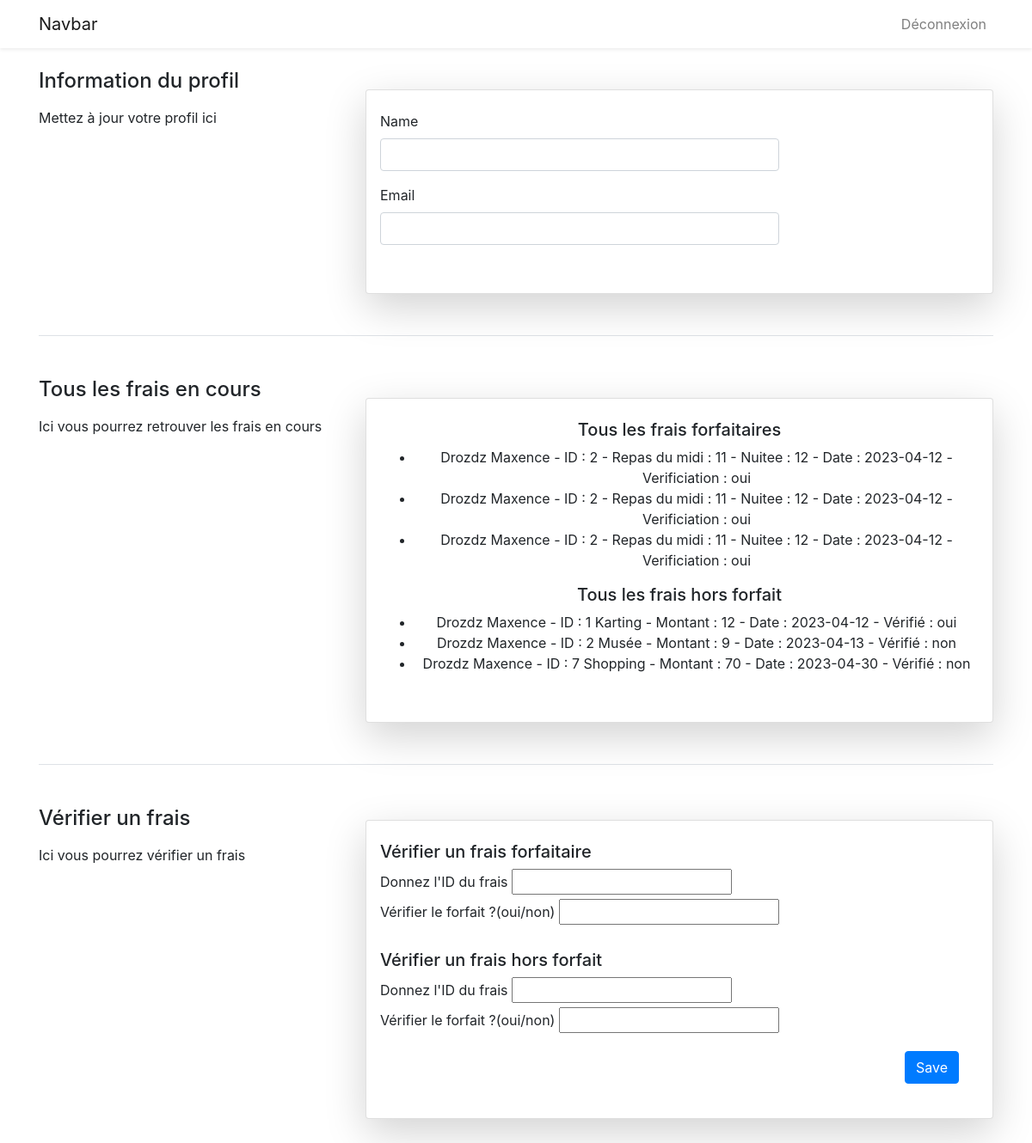
Screenshot of /projet/dist/profilComptable.php with the database file from the repository.
### tables this page shows
CREATE TABLE `user` (
  `id_user` int(11) NOT NULL,
  `nom` varchar(45) NOT NULL,
  `prenom` varchar(45) NOT NULL,
  `mail` varchar(45) NOT NULL,
  `mdp` varchar(256) NOT NULL,
  `rang` int(45) NOT NULL
);

CREATE TABLE `frais_forfait` (
  `id_frais` int(11) NOT NULL,
  `repas_midi` int(11) NOT NULL DEFAULT 0,
  `nuitee` int(11) NOT NULL DEFAULT 0,
  `km` int(11) NOT NULL DEFAULT 0,
  `date` date DEFAULT NULL,
  `fk_user` int(11) NOT NULL,
  `verification` varchar(11) NOT NULL DEFAULT 'non'
);

CREATE TABLE `frais_hors_forfait` (
  `id_frais2` int(11) NOT NULL,
  `libelle` varchar(45) NOT NULL,
  `montant` int(11) NOT NULL,
  `date_hors_forfait` date NOT NULL,
  `fk_utilisateur` int(11) NOT NULL,
  `verif` varchar(45) NOT NULL DEFAULT 'non'
);

### projet/dist/bdd.php (called while the page is built, shortened)
<?php
function connectBdd() {
    $dsn = 'mysql:dbname=projet_remboursement;host=127.0.0.1';
    $user = 'root';
    $password = '';
    $dbh = new PDO($dsn, $user, $password);
    return $dbh;
}
function getUserByLogin($login) {
    $bdd = connectBdd();
    $req = $bdd->prepare("SELECT *  FROM user where mail = :mail");
    $req->execute(array(  ":mail" => $login ));
    return $req->fetch();
}
function getFraisAll() {
    $bdd = connectBdd();
    $req = $bdd->prepare("SELECT nom,prenom,verification,libelle, montant, date_hors_forfait, repas_midi,nuitee,km,date,verif,id_frais,id_frais2  FROM user INNER JOIN frais_hors_forfait on fk_utilisateur = id_user INNER JOIN
    frais_forfait on fk_user = id_user");
    $req->execute(array());
    return $req->fetchAll();
}

### projet/dist/profilComptable.php (the view, shortened to what this page needs)
<?php
require_once "bdd.php";
$allFrais = getFraisAll();
$user = getUserByLogin($_SESSION['mail']);
?>
<head>
      <link rel="stylesheet" href="https://stackpath.bootstrapcdn.com/bootstrap/4.5.2/css/bootstrap.min.css">
   </head>
   <body  style="min-height:90vh;">
      <div id="app">
         <nav class="navbar navbar-expand-md navbar-light bg-white shadow-sm">
            <div class="container">
               <a class="navbar-brand" href="#">
               Navbar
               </a>
               <div class="collapse navbar-collapse" id="navbarSupportedContent">
                  <ul class="navbar-nav ml-auto">
                     <li class="nav-item">
                        <a class="nav-link" href="deco.php">Déconnexion</a>
                     </li>
                  </ul>
               </div>
            </div>
         </nav>
         <main class="py-4">
            <div class="container">
               <div class="row justify-content-center">
                  <div class="col-lg-4">
                     <h4 class="pb-2">
                        Information du profil
                     </h4>
                     <span class="text-justify mb-3" style="padding-top:-3px;">Mettez à jour votre profil ici<br></span>
                  </div>
                  <div class="col-lg-8 text-center pt-2">
                     <div class="card py-4 mb-5 mt-md-3 bg-white rounded " style="box-shadow: 0 1rem 3rem rgba(0, 0, 0, 0.175)">
                        <form method ="POST" action="">
                            <div class="form-group px-3">
                              <label for="displayName" class="col-12 text-left pl-0">Name</label>
                              <input type="text" class="col-md-8 form-control" value ="<?php echo $user['nom']." ".$user['prenom'];?>" >
                              <label for="email" class="pt-3 col-12 text-left pl-0">Email</label>
                              <input type="email" class="col-md-8 form-control"  value="<?php echo $user['mail'];?>">
                            </div>
                        </form>
                     </div>
                  </div>
               </div>
               <div class="border-bottom border-grey"></div>
               <div class="row justify-content-center pt-5">
                  <div class="col-lg-4">
                     <h4 class="pb-2">
                     Tous les frais en cours</h4>
                     <span class="text-justify" style="padding-top:-3px;">Ici vous pourrez retrouver les frais en cours</span>
                  </div>
                  <div class="col-lg-8 text-center pt-2">
                     <div class="card py-4 mb-5 mt-md-3 bg-white rounded" style="box-shadow: 0 1rem 3rem rgba(0, 0, 0, 0.175)">
                        <form method="POST" action="">
                            <div class="form-group px-3">
                           <h5>Tous les frais forfaitaires</h5>
                           <ul>
                           <?php
                           foreach ($allFrais as $f)
                               echo "<li>".$f['nom']." ".$f['prenom']." - ID : ".$f['id_frais']." - Repas du midi : ".$f['repas_midi']." - Nuitee : ".$f['nuitee']." - Date : ".$f['date']." - Verificiation : ".
                               $f['verification']."
                               </li>";
                              ?>
                           </ul>
                           <h5>Tous les frais hors forfait</h5>
                           <ul>
                           <?php
                           foreach ($allFrais as $f)
                           echo "<li>".$f['nom']." ".$f['prenom']." - ID : ".$f['id_frais2']." ".$f['libelle']." - Montant : ".$f['montant']." - Date : ".$f['date_hors_forfait']." - Vérifié : ".$f['verif']."
                           </li>" ;
                              ?>
                           </ul>
                            </div>
                        </form>
                     </div>
                  </div>
               </div>
               <div class="border-bottom border-grey"></div>
               <div class="row justify-content-center pt-5">
                  <div class="col-lg-4">
                     <h4 class="pb-2">
                     Vérifier un frais</h4>
                     <span class="text-justify" style="padding-top:-3px;">Ici vous pourrez vérifier un frais </span>
                  </div>
                  <div class="col-lg-8 pt-0">
                     <div class="card py-4 mb-5 mt-md-3 bg-white rounded" style="box-shadow: 0 1rem 3rem rgba(0, 0, 0, 0.175)">
                        <form method="POST" action ="">
                        <div class="form-group px-3">
                        <h5>Vérifier un frais forfaitaire</h5>
                        <label for ="verifForfait">Donnez l'ID du frais</label>
                        <input type ="input" id="verifForfait" name ="verifForfait" placeholde="---">
                        <br>
                        <label for ="verifForfait2">Vérifier le forfait ?(oui/non)</label>
                        <input type ="input" id="verifForfait2" name ="verifForfait2" placeholde="---">
                        <br>
                        <br>
                        <h5>Vérifier un frais hors forfait</h5>
                        <label for ="verifHorsForfait">Donnez l'ID du frais</label>
                        <input type ="input" id="verifHorsForfait" name ="verifHorsForfait" placeholde="---">
                        <br>
                        <label for ="verifForfait2">Vérifier le forfait ?(oui/non)</label>
                        <input type ="input" id="verifHorsForfait2" name ="verifHorsForfait2" placeholde="---">
                        </div>
                        <div class="form-group row mb-0 mr-4">
                                <div class="col-md-8 offset-md-4 text-right">
                                    <button type="submit" class="btn btn-primary">Save</button>
                                </div>
                        </div>
                        </form>
                     </div>
                  </div>
               </div>
            </div>
         </main>
      </div>
   </body>

### rows the page displays
user: nom "Drozdz", prenom "Maxence", frais_forfait.id_frais "2", frais_forfait.repas_midi "11", frais_forfait.nuitee "12", frais_forfait.date "2023-04-12", frais_forfait.verification "oui", frais_hors_forfait.id_frais2 "1", frais_hors_forfait.libelle "Karting", frais_hors_forfait.montant "12", frais_hors_forfait.date_hors_forfait "2023-04-12", frais_hors_forfait.verif "oui", frais_hors_forfait.id_frais2 "2", frais_hors_forfait.libelle "Musée", frais_hors_forfait.montant "9", frais_hors_forfait.date_hors_forfait "2023-04-13", frais_hors_forfait.verif "non", frais_hors_forfait.id_frais2 "7", frais_hors_forfait.libelle "Shopping", frais_hors_forfait.montant "70", frais_hors_forfait.date_hors_forfait "2023-04-30"
